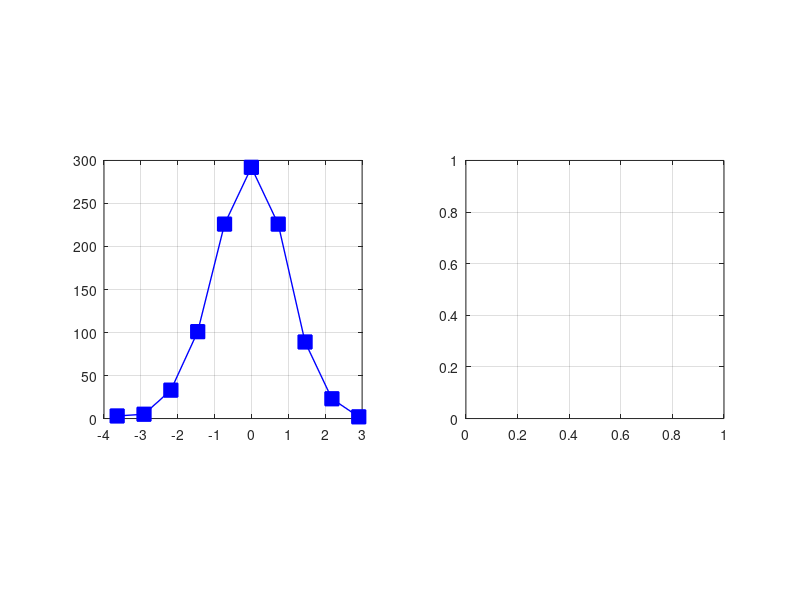

The MATLAB script that drew this image: (Note: this script raises an error after producing the figure.)
clear 
D=1;
N=1000;

y1 = randn(N,D);
subplot(1,2,1), axis square, hold on, grid on, box on
[x,y] = hist(y1,10);
plot(y,x,'s-', 'color', 'b','linew', 1,'markersize',10, 'markerfacecolor', 'b')
subplot(1,2,2), axis square, hold on, grid on, box on
histogram(y1,10)



